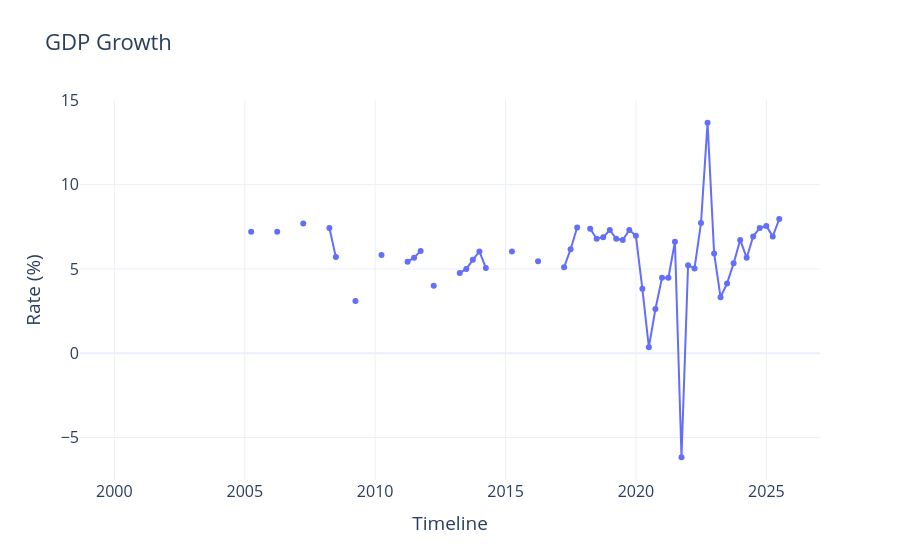

Notebook code cell kept with this figure:
### Code cell
std_silver_gdp_fig = my_visualizer.plot_line_chart(
    std_silver_gdp,
    x_column="date",
    y_columns=["gdp_growth"],
    title="GDP Growth",
    y_axis_title="Rate",
    y_unit="%",
)
std_silver_gdp_fig
